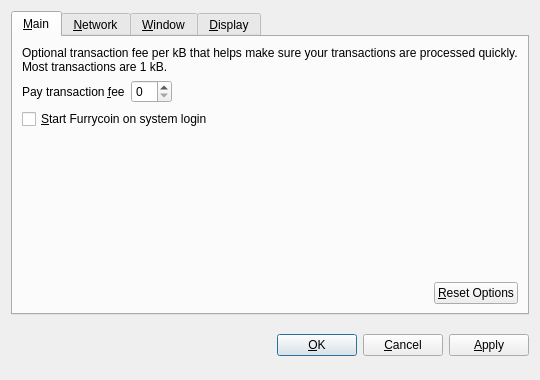
<?xml version="1.0" encoding="UTF-8"?>
<ui version="4.0">
 <class>OptionsDialog</class>
 <widget class="QDialog" name="OptionsDialog">
  <property name="geometry">
   <rect>
    <x>0</x>
    <y>0</y>
    <width>540</width>
    <height>380</height>
   </rect>
  </property>
  <property name="windowTitle">
   <string>Options</string>
  </property>
  <property name="modal">
   <bool>true</bool>
  </property>
  <layout class="QVBoxLayout" name="verticalLayout">
   <item>
    <widget class="QTabWidget" name="tabWidget">
     <property name="tabPosition">
      <enum>QTabWidget::North</enum>
     </property>
     <property name="currentIndex">
      <number>0</number>
     </property>
     <widget class="QWidget" name="tabMain">
      <attribute name="title">
       <string>&amp;Main</string>
      </attribute>
      <layout class="QVBoxLayout" name="verticalLayout_Main">
       <item>
        <widget class="QLabel" name="transactionFeeInfoLabel">
         <property name="text">
          <string>Optional transaction fee per kB that helps make sure your transactions are processed quickly. Most transactions are 1 kB.</string>
         </property>
         <property name="textFormat">
          <enum>Qt::PlainText</enum>
         </property>
         <property name="wordWrap">
          <bool>true</bool>
         </property>
        </widget>
       </item>
       <item>
        <layout class="QHBoxLayout" name="horizontalLayout_1_Main">
         <item>
          <widget class="QLabel" name="transactionFeeLabel">
           <property name="text">
            <string>Pay transaction &amp;fee</string>
           </property>
           <property name="textFormat">
            <enum>Qt::PlainText</enum>
           </property>
           <property name="buddy">
            <cstring>transactionFee</cstring>
           </property>
          </widget>
         </item>
         <item>
          <widget class="BitcoinAmountField" name="transactionFee"/>
         </item>
         <item>
          <spacer name="horizontalSpacer_1_Main">
           <property name="orientation">
            <enum>Qt::Horizontal</enum>
           </property>
           <property name="sizeHint" stdset="0">
            <size>
             <width>40</width>
             <height>20</height>
            </size>
           </property>
          </spacer>
         </item>
        </layout>
       </item>
       <item>
        <widget class="QCheckBox" name="bitcoinAtStartup">
         <property name="toolTip">
          <string>Automatically start Furrycoin after logging in to the system.</string>
         </property>
         <property name="text">
          <string>&amp;Start Furrycoin on system login</string>
         </property>
        </widget>
       </item>
       <item>
        <spacer name="verticalSpacer_Main">
         <property name="orientation">
          <enum>Qt::Vertical</enum>
         </property>
         <property name="sizeHint" stdset="0">
          <size>
           <width>20</width>
           <height>40</height>
          </size>
         </property>
        </spacer>
       </item>
       <item>
        <layout class="QHBoxLayout" name="horizontalLayout_2_Main">
         <item>
          <spacer name="horizontalSpacer_2_Main">
           <property name="orientation">
            <enum>Qt::Horizontal</enum>
           </property>
           <property name="sizeHint" stdset="0">
            <size>
             <width>40</width>
             <height>20</height>
            </size>
           </property>
          </spacer>
         </item>
         <item>
          <widget class="QPushButton" name="resetButton">
           <property name="toolTip">
            <string>Reset all client options to default.</string>
           </property>
           <property name="text">
            <string>&amp;Reset Options</string>
           </property>
           <property name="autoDefault">
            <bool>false</bool>
           </property>
          </widget>
         </item>
        </layout>
       </item>
      </layout>
     </widget>
     <widget class="QWidget" name="tabNetwork">
      <attribute name="title">
       <string>&amp;Network</string>
      </attribute>
      <layout class="QVBoxLayout" name="verticalLayout_Network">
       <item>
        <widget class="QCheckBox" name="mapPortUpnp">
         <property name="toolTip">
          <string>Automatically open the Furrycoin client port on the router. This only works when your router supports UPnP and it is enabled.</string>
         </property>
         <property name="text">
          <string>Map port using &amp;UPnP</string>
         </property>
        </widget>
       </item>
       <item>
        <widget class="QCheckBox" name="connectSocks">
         <property name="toolTip">
          <string>Connect to the Furrycoin network through a SOCKS proxy (e.g. when connecting through Tor).</string>
         </property>
         <property name="text">
          <string>&amp;Connect through SOCKS proxy:</string>
         </property>
        </widget>
       </item>
       <item>
        <layout class="QHBoxLayout" name="horizontalLayout_Network">
         <item>
          <widget class="QLabel" name="proxyIpLabel">
           <property name="text">
            <string>Proxy &amp;IP:</string>
           </property>
           <property name="textFormat">
            <enum>Qt::PlainText</enum>
           </property>
           <property name="buddy">
            <cstring>proxyIp</cstring>
           </property>
          </widget>
         </item>
         <item>
          <widget class="QValidatedLineEdit" name="proxyIp">
           <property name="maximumSize">
            <size>
             <width>140</width>
             <height>16777215</height>
            </size>
           </property>
           <property name="toolTip">
            <string>IP address of the proxy (e.g. 127.0.0.1)</string>
           </property>
          </widget>
         </item>
         <item>
          <widget class="QLabel" name="proxyPortLabel">
           <property name="text">
            <string>&amp;Port:</string>
           </property>
           <property name="textFormat">
            <enum>Qt::PlainText</enum>
           </property>
           <property name="buddy">
            <cstring>proxyPort</cstring>
           </property>
          </widget>
         </item>
         <item>
          <widget class="QLineEdit" name="proxyPort">
           <property name="maximumSize">
            <size>
             <width>55</width>
             <height>16777215</height>
            </size>
           </property>
           <property name="toolTip">
            <string>Port of the proxy (e.g. 9050)</string>
           </property>
          </widget>
         </item>
         <item>
          <widget class="QLabel" name="socksVersionLabel">
           <property name="text">
            <string>SOCKS &amp;Version:</string>
           </property>
           <property name="textFormat">
            <enum>Qt::PlainText</enum>
           </property>
           <property name="buddy">
            <cstring>socksVersion</cstring>
           </property>
          </widget>
         </item>
         <item>
          <widget class="QValueComboBox" name="socksVersion">
           <property name="toolTip">
            <string>SOCKS version of the proxy (e.g. 5)</string>
           </property>
          </widget>
         </item>
         <item>
          <spacer name="horizontalSpacer_Network">
           <property name="orientation">
            <enum>Qt::Horizontal</enum>
           </property>
           <property name="sizeHint" stdset="0">
            <size>
             <width>40</width>
             <height>20</height>
            </size>
           </property>
          </spacer>
         </item>
        </layout>
       </item>
       <item>
        <spacer name="verticalSpacer_Network">
         <property name="orientation">
          <enum>Qt::Vertical</enum>
         </property>
         <property name="sizeHint" stdset="0">
          <size>
           <width>20</width>
           <height>40</height>
          </size>
         </property>
        </spacer>
       </item>
      </layout>
     </widget>
     <widget class="QWidget" name="tabWindow">
      <attribute name="title">
       <string>&amp;Window</string>
      </attribute>
      <layout class="QVBoxLayout" name="verticalLayout_Window">
       <item>
        <widget class="QCheckBox" name="minimizeToTray">
         <property name="toolTip">
          <string>Show only a tray icon after minimizing the window.</string>
         </property>
         <property name="text">
          <string>&amp;Minimize to the tray instead of the taskbar</string>
         </property>
        </widget>
       </item>
       <item>
        <widget class="QCheckBox" name="minimizeOnClose">
         <property name="toolTip">
          <string>Minimize instead of exit the application when the window is closed. When this option is enabled, the application will be closed only after selecting Quit in the menu.</string>
         </property>
         <property name="text">
          <string>M&amp;inimize on close</string>
         </property>
        </widget>
       </item>
       <item>
        <spacer name="verticalSpacer_Window">
         <property name="orientation">
          <enum>Qt::Vertical</enum>
         </property>
         <property name="sizeHint" stdset="0">
          <size>
           <width>20</width>
           <height>40</height>
          </size>
         </property>
        </spacer>
       </item>
      </layout>
     </widget>
     <widget class="QWidget" name="tabDisplay">
      <attribute name="title">
       <string>&amp;Display</string>
      </attribute>
      <layout class="QVBoxLayout" name="verticalLayout_Display">
       <item>
        <layout class="QHBoxLayout" name="horizontalLayout_1_Display">
         <item>
          <widget class="QLabel" name="langLabel">
           <property name="text">
            <string>User Interface &amp;language:</string>
           </property>
           <property name="textFormat">
            <enum>Qt::PlainText</enum>
           </property>
           <property name="buddy">
            <cstring>lang</cstring>
           </property>
          </widget>
         </item>
         <item>
          <widget class="QValueComboBox" name="lang">
           <property name="toolTip">
            <string>The user interface language can be set here. This setting will take effect after restarting Furrycoin.</string>
           </property>
          </widget>
         </item>
        </layout>
       </item>
       <item>
        <layout class="QHBoxLayout" name="horizontalLayout_2_Display">
         <item>
          <widget class="QLabel" name="unitLabel">
           <property name="text">
            <string>&amp;Unit to show amounts in:</string>
           </property>
           <property name="textFormat">
            <enum>Qt::PlainText</enum>
           </property>
           <property name="buddy">
            <cstring>unit</cstring>
           </property>
          </widget>
         </item>
         <item>
          <widget class="QValueComboBox" name="unit">
           <property name="toolTip">
            <string>Choose the default subdivision unit to show in the interface and when sending coins.</string>
           </property>
          </widget>
         </item>
        </layout>
       </item>
       <item>
        <widget class="QCheckBox" name="displayAddresses">
         <property name="toolTip">
          <string>Whether to show Furrycoin addresses in the transaction list or not.</string>
         </property>
         <property name="text">
          <string>&amp;Display addresses in transaction list</string>
         </property>
        </widget>
       </item>
       <item>
        <widget class="QCheckBox" name="coinControlFeatures">
         <property name="toolTip">
          <string>Whether to show coin control features or not.</string>
         </property>
         <property name="text">
          <string>Display coin &amp;control features (experts only!)</string>
         </property>
        </widget>
       </item>
       <item>
        <spacer name="verticalSpacer_Display">
         <property name="orientation">
          <enum>Qt::Vertical</enum>
         </property>
         <property name="sizeHint" stdset="0">
          <size>
           <width>20</width>
           <height>40</height>
          </size>
         </property>
        </spacer>
       </item>
      </layout>
     </widget>
    </widget>
   </item>
   <item>
    <layout class="QHBoxLayout" name="horizontalLayout_Buttons">
     <item>
      <spacer name="horizontalSpacer_1">
       <property name="orientation">
        <enum>Qt::Horizontal</enum>
       </property>
       <property name="sizeHint" stdset="0">
        <size>
         <width>40</width>
         <height>48</height>
        </size>
       </property>
      </spacer>
     </item>
     <item>
      <widget class="QLabel" name="statusLabel">
       <property name="font">
        <font>
         <weight>75</weight>
         <bold>true</bold>
        </font>
       </property>
       <property name="text">
        <string/>
       </property>
       <property name="textFormat">
        <enum>Qt::PlainText</enum>
       </property>
       <property name="wordWrap">
        <bool>true</bool>
       </property>
      </widget>
     </item>
     <item>
      <spacer name="horizontalSpacer_2">
       <property name="orientation">
        <enum>Qt::Horizontal</enum>
       </property>
       <property name="sizeHint" stdset="0">
        <size>
         <width>40</width>
         <height>48</height>
        </size>
       </property>
      </spacer>
     </item>
     <item>
      <widget class="QPushButton" name="okButton">
       <property name="text">
        <string>&amp;OK</string>
       </property>
      </widget>
     </item>
     <item>
      <widget class="QPushButton" name="cancelButton">
       <property name="text">
        <string>&amp;Cancel</string>
       </property>
       <property name="autoDefault">
        <bool>false</bool>
       </property>
      </widget>
     </item>
     <item>
      <widget class="QPushButton" name="applyButton">
       <property name="text">
        <string>&amp;Apply</string>
       </property>
       <property name="autoDefault">
        <bool>false</bool>
       </property>
      </widget>
     </item>
    </layout>
   </item>
  </layout>
 </widget>
 <customwidgets>
  <customwidget>
   <class>BitcoinAmountField</class>
   <extends>QSpinBox</extends>
   <header>bitcoinamountfield.h</header>
  </customwidget>
  <customwidget>
   <class>QValueComboBox</class>
   <extends>QComboBox</extends>
   <header>qvaluecombobox.h</header>
  </customwidget>
  <customwidget>
   <class>QValidatedLineEdit</class>
   <extends>QLineEdit</extends>
   <header>qvalidatedlineedit.h</header>
  </customwidget>
 </customwidgets>
 <resources/>
 <connections/>
</ui>
